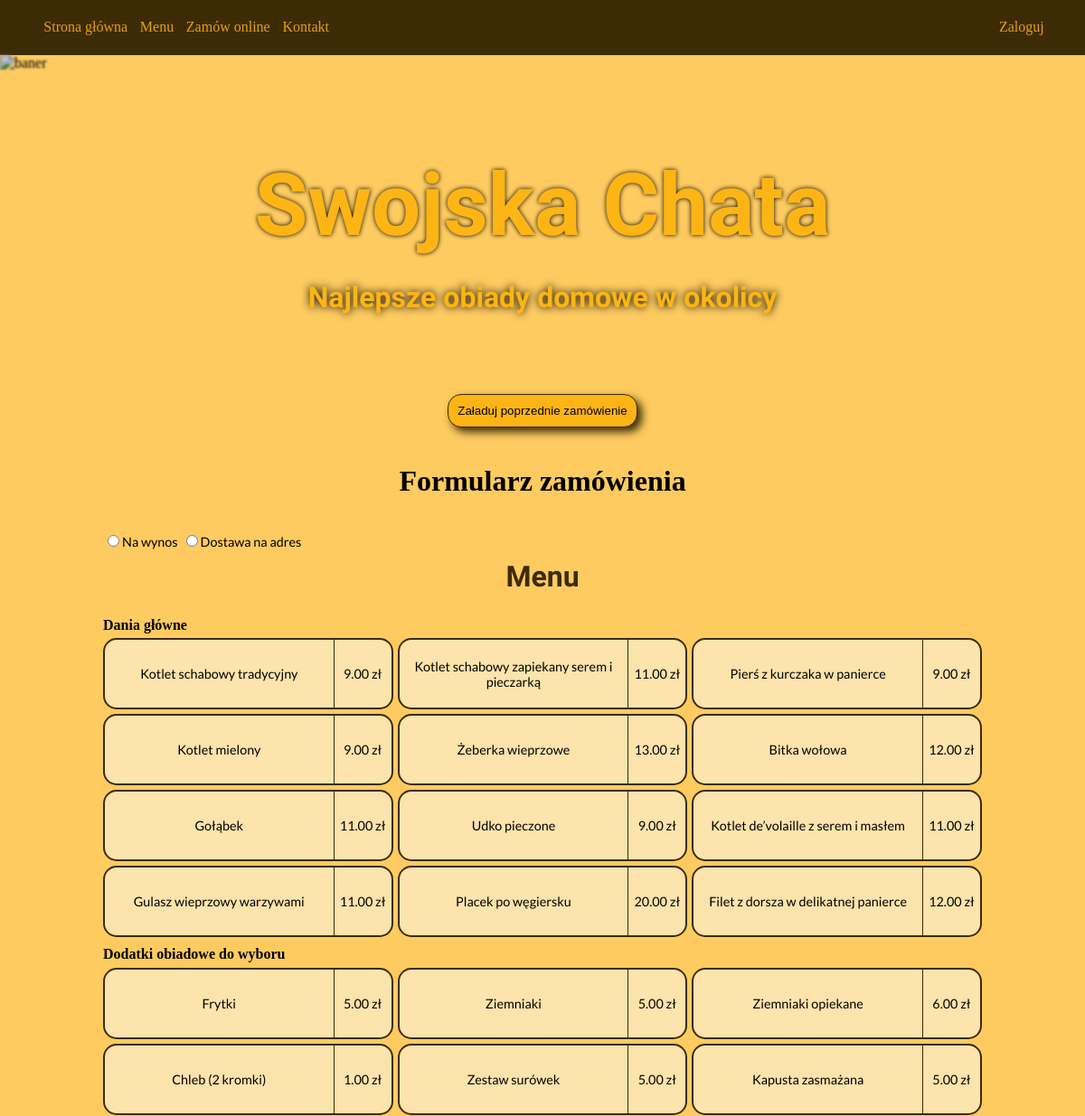
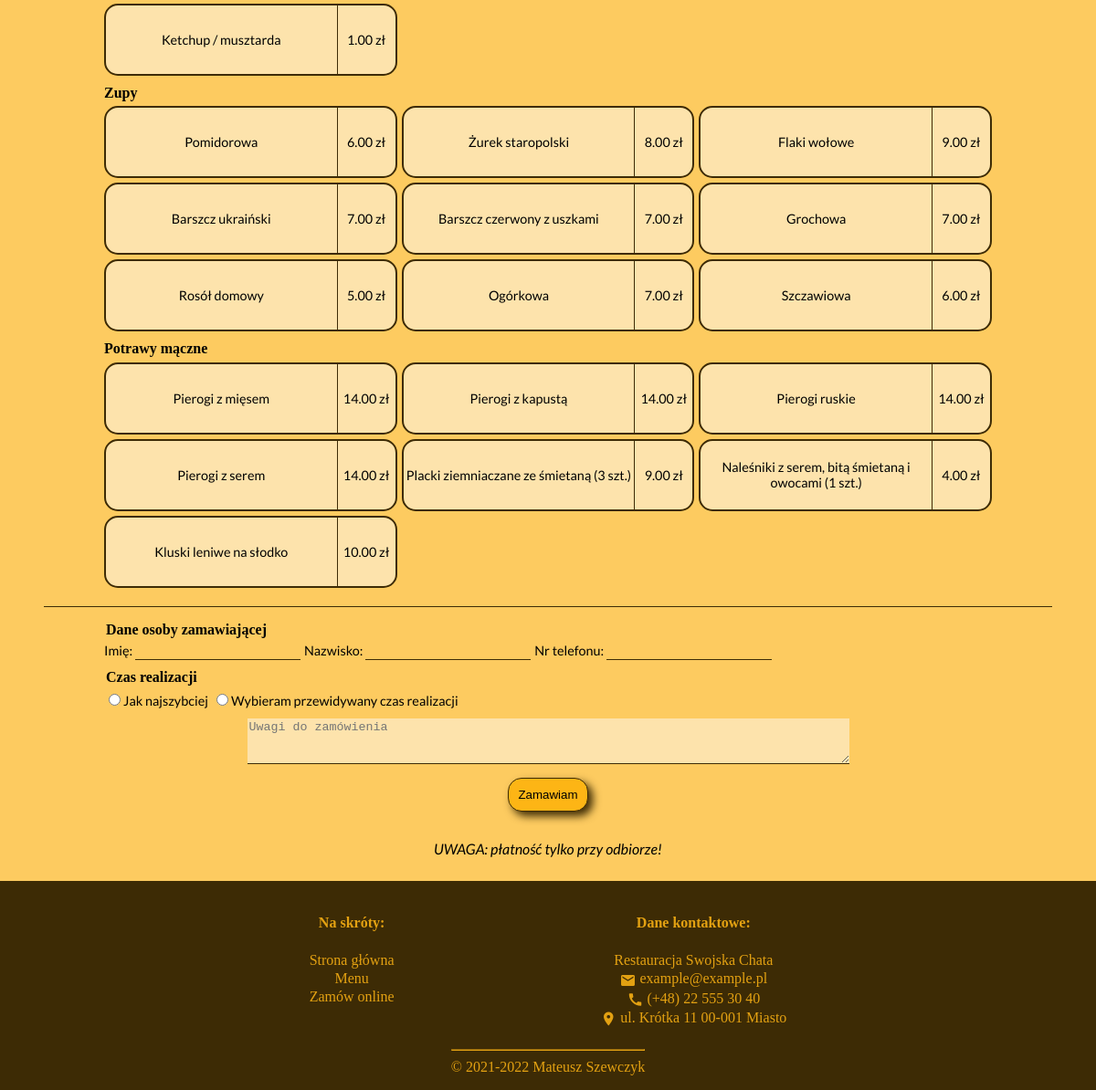
Page /zamowienie.php on the committed database (2 pictures, top to bottom).
### tables this page shows
CREATE TABLE `menu` (
  `ID` int(10) UNSIGNED NOT NULL,
  `kategoria` enum('Dania główne','Dodatki obiadowe do wyboru','Zupy','Potrawy mączne') NOT NULL,
  `nazwa` varchar(100) NOT NULL,
  `cena` decimal(4,2) UNSIGNED NOT NULL,
  `name_tag` varchar(35) NOT NULL
);

### classes/Menu.php (called while the page is built, shortened)
<?php
  class Menu extends Form
  {
    private $category;
    protected $categories_types = array('glowne' => 'Dania główne', 'dodatki' => 'Dodatki obiadowe do wyboru', 'zupy' => 'Zupy', 'maczne' => 'Potrawy mączne');
    public function __construct($category)
    {
      $this->category = $category;
    }
    public function build_table($db){
      $key = $this->category;
      $cat = $this->categories_types[$key];
      $sql = "SELECT * FROM `menu` WHERE `kategoria` LIKE '$cat'";
      $fields = array('nazwa', 'cena','name_tag');
      $result = $db->select($sql, $fields);
      return array($result, $key, $cat);
    }
  }
?>

### classes/Database.php (called while the page is built, shortened)
<?php
  class Database
  {
    private $mysqli;
    function __construct($server, $user, $passwd, $base)
    {
      $this->mysqli = new mysqli($server, $user, $passwd, $base);
    }
    public function select($sql, $fields) {
        $content = array();
        if ($result = $this->mysqli->query($sql)) {
            $count_fields = count($fields);
            $j = 0;
            $content = array();
            while ($row = $result->fetch_object()) {
                $content[] = array();
                for ($i = 0; $i < $count_fields; $i++) {
                    $p = $fields[$i];
                    $q = $row->$p;
                    $content[$j] += [$p => $q];
                }
                $j++;
            }
        }
        return $content;
    }
  }
?>

### classes/OrderForm.php (the view, shortened to what this page needs)
<?php
  include_once 'Menu.php';
  class OrderForm extends Menu
  {
    public function print($db)
    {
      list($result, $key, $cat) = Menu::build_table($db);
      echo "<fieldset>";
      $content = "<legend>$cat</legend>";
      foreach ($result as $value) {
        $content .= '<input type="checkbox" name="position[]" value="'.$value['name_tag'].'" id="'.$value['name_tag'].'">';
        $content .= '<div class="menuPosition" id="div_'.$value['name_tag'].'">';
        $content .= '<label for="'.$value['name_tag'].'"><span class="menuPosition_element dish_name">';
        $content .= $value['nazwa'].'</span>';
        $content .= '<span class="menuPosition_element price">';
        $content .= $value['cena'].' zł</span></label>';
        $content .= '</div>';
      }
      echo $content;
      echo "</fieldset>";
    }
  }
?>

### zamowienie.php (shortened to what this page needs)
<!DOCTYPE html>
<html lang="pl" dir="ltr">
<head>
  <link rel="stylesheet" href="css/style.css" type="text/css">
  <link rel="stylesheet" href="css/form.css" type="text/css">
</head>
<body>
  <header>
    <nav>
      <?php
        include_once 'snippets/navigation.php';
      ?>
    </nav>
    <div id="banner">
      <div>
        <h1>Swojska Chata</h1>
        <h2>Najlepsze obiady domowe w okolicy</h2>
      </div>
      <img src="images/banner.jpg" alt="baner">
    </div>
  </header>
  <main>
    <button type="button" name="load" id="load">Załaduj poprzednie zamówienie</button>
    <h2>Formularz zamówienia</h2>
    <form action="zamowienie.php" method="post">
      <fieldset class="visibility" id="cart">
        <fieldset>
          <input type="radio" name="order_type" value="takeaway" id="takeaway" required><label for="takeaway">Na wynos</label>
          <input type="radio" name="order_type" value="delivery" id="delivery"><label for="delivery">Dostawa na adres</label>
        </fieldset>
        <fieldset id="menu_positions">
          <legend>Menu</legend>
          <?php
            include_once 'classes/Database.php';
            include_once 'classes/OrderForm.php';
            $db = new Database('localhost', 'root', '', 'restauracja');
            $tables = array('glowne', 'dodatki', 'zupy', 'maczne');
            foreach ($tables as $value) {
              $form_{$value} = new OrderForm($value);
              $form_{$value}->print($db);
            }
          ?>
        </fieldset>
      </fieldset>
      <fieldset class="visibility" id="details">
        <fieldset>
          <legend>Dane osoby zamawiającej</legend>
          <label for="name">Imię: </label><input type="text" name="name" id="name" pattern="^([A-Za-z][ ]?)+$" title="Podaj co najmniej dwie litery. Nie uzywaj cyfr." required>
          <label for="surname">Nazwisko: </label><input type="text" name="surname" id="surname" pattern="^([A-Za-z][ -]?)+$" title="Podaj co najmniej dwie litery. Nie uzywaj cyfr." required>
          <label for="phone">Nr telefonu: </label><input type="tel" name="phone" id="phone" pattern="^\d{9}$" title="Podaj dziewięć cyfr bez spacji i innych znaków." required>
        </fieldset>
        <fieldset>
          <legend>Czas realizacji</legend>
          <input type="radio" name="time" value="asap" id="asap" required><label for="asap">Jak najszybciej</label>
          <input type="radio" name="time" value="date" id="date"><label for="date">Wybieram przewidywany czas realizacji</label><br>
        </fieldset>
        <textarea name="comments" rows="3" cols="80" placeholder="Uwagi do zamówienia"></textarea>
        <input type="submit" name="submit" value="Zamawiam">
        <p>UWAGA: płatność tylko przy odbiorze!</p>
      </fieldset>
    </form>
  </main>
  <?php
    include_once 'snippets/footer.php';
  ?>
</body>
</html>

### css/style.css (style rules this page uses)
body { background-color: #FDCB60; margin: 0; box-sizing: border-box; min-height: 100vh; }
body, header { display: flex; flex-direction: column; }
h1, h2, h3, h4, #welcome { text-align: center; }
header { max-height: 100vh; }
header h1 { color: #FDB515; font-family: 'MedievalSharp', cursive; font-size: 600%; margin-bottom: 0; text-shadow: 0px 0px 5px black; }
header h2 { color: #FDB515; font-family: 'Courgette', cursive; text-shadow: 0px 0px 10px black; font-size: 200%; }
#banner { position: relative; display: inline-block; }
#banner img { width: 100%; height: 45vh; filter: blur(1px) brightness(80%); display: block; object-fit: cover; }
#banner>div { position: absolute; top: 50%; left: 0; right: 0; transform: translate(0 ,-50%); z-index: 2; }
p { text-align: justify; }
nav { margin: 0; flex: 100%; background-color: #3D2B05; text-align: left; font-family: calibri, tahoma; }
main { display: flex; flex-direction: column; justify-content: space-around; align-items: center; align-content: center; }

### css/form.css (style rules this page uses)
label { display: inline; width: 100%; max-width: 100%; }
form, fieldset.visibility, #menu_positions { width: 100%; display: flex; flex-flow: column nowrap; justify-content: center; align-items: center; align-content: center; }
fieldset { margin: 0; }
fieldset.visibility, .visibility>fieldset { border: 0; width: 90%; }
#menu_positions { border-bottom: 1px solid #3D2B05; }
#menu_positions fieldset { display: grid; grid-template-columns: repeat(3, 1fr); grid-gap: 5px; border: 0; border-top: 0; width: 90%; }
#menu_positions .menuPosition { background-color: #FDE3AC; border: 2px solid #3D2B05; border-radius: 15px; flex: 1; height: auto; vertical-align: middle; }
.menuPosition label { display: flex; flex-flow: row nowrap; justify-content: center; align-items: center; align-content: center; width: 100%; height: 100%; }
#menu_positions span, label, p { text-align: center; font-family: 'Lato', sans-serif; }
p { font-style: italic; }
label { font-size: 90%; }
.dish_name { flex: 80%; }
.price { border-left: 1px solid #3D2B05; flex: 20%; line-height: 75px; white-space: nowrap; }
h2 { font-size: 200%; }
#menu_positions>legend { margin: 20px auto; color: #3D2B05; font-weight: bold; font-family: 'Courgette', cursive; font-size: 200%; }
#menu_positions fieldset legend { margin: 0; padding: 0; grid-column: 1 / 4; grid-row: 1 / 2; font-weight: bold; }
#details legend { font-weight: bold; }
fieldset>input, fieldset>textarea { background-color: #FDE3AC; border: 0; border-bottom: 1px solid #3D2B05; }
fieldset>input { background-color: #FDCB60; }
button, input[type="submit"], input[type="reset"] { margin: 15px; padding: 10px; background-color: #FDB515; border: 1px solid #3D2B05 !important; border-radius: 15px; box-shadow: 5px 5px 10px #3D2B05; }

### rows in the picture
menu: nazwa "Kotlet schabowy tradycyjny", cena "9.00"
menu: nazwa "Kotlet schabowy zapiekany serem i pieczarką", cena "11.00"
menu: nazwa "Pierś z kurczaka w panierce", cena "9.00"
menu: nazwa "Kotlet mielony", cena "9.00"
menu: nazwa "Żeberka wieprzowe", cena "13.00"
menu: nazwa "Bitka wołowa", cena "12.00"
menu: nazwa "Gołąbek", cena "11.00"
menu: nazwa "Udko pieczone", cena "9.00"
menu: nazwa "Kotlet de’volaille z serem i masłem", cena "11.00"
menu: nazwa "Gulasz wieprzowy warzywami", cena "11.00"
menu: nazwa "Placek po węgiersku", cena "20.00"
menu: nazwa "Filet z dorsza w delikatnej panierce", cena "12.00"
menu: nazwa "Frytki", cena "5.00"
menu: nazwa "Ziemniaki", cena "5.00"
menu: nazwa "Ziemniaki opiekane", cena "6.00"
menu: nazwa "Chleb (2 kromki)", cena "1.00"
menu: nazwa "Zestaw surówek", cena "5.00"
menu: nazwa "Kapusta zasmażana", cena "5.00"
menu: nazwa "Ketchup / musztarda", cena "1.00"
menu: nazwa "Pomidorowa", cena "6.00"
menu: nazwa "Żurek staropolski", cena "8.00"
menu: nazwa "Flaki wołowe", cena "9.00"
menu: nazwa "Barszcz ukraiński", cena "7.00"
menu: nazwa "Barszcz czerwony z uszkami", cena "7.00"
menu: nazwa "Grochowa", cena "7.00"
menu: nazwa "Rosół domowy", cena "5.00"
menu: nazwa "Ogórkowa", cena "7.00"
menu: nazwa "Szczawiowa", cena "6.00"
menu: nazwa "Pierogi z mięsem", cena "14.00"
menu: nazwa "Pierogi z kapustą", cena "14.00"
menu: nazwa "Pierogi ruskie", cena "14.00"
menu: nazwa "Pierogi z serem", cena "14.00"
menu: nazwa "Placki ziemniaczane ze śmietaną (3 szt.)", cena "9.00"
menu: nazwa "Naleśniki z serem, bitą śmietaną i owocami (1 szt.)", cena "4.00"
menu: nazwa "Kluski leniwe na słodko", cena "10.00"

### other values in the picture
$login_button "Zaloguj"
$cat "Dania główne"
$cat "Dodatki obiadowe do wyboru"
$cat "Zupy"
$cat "Potrawy mączne"
